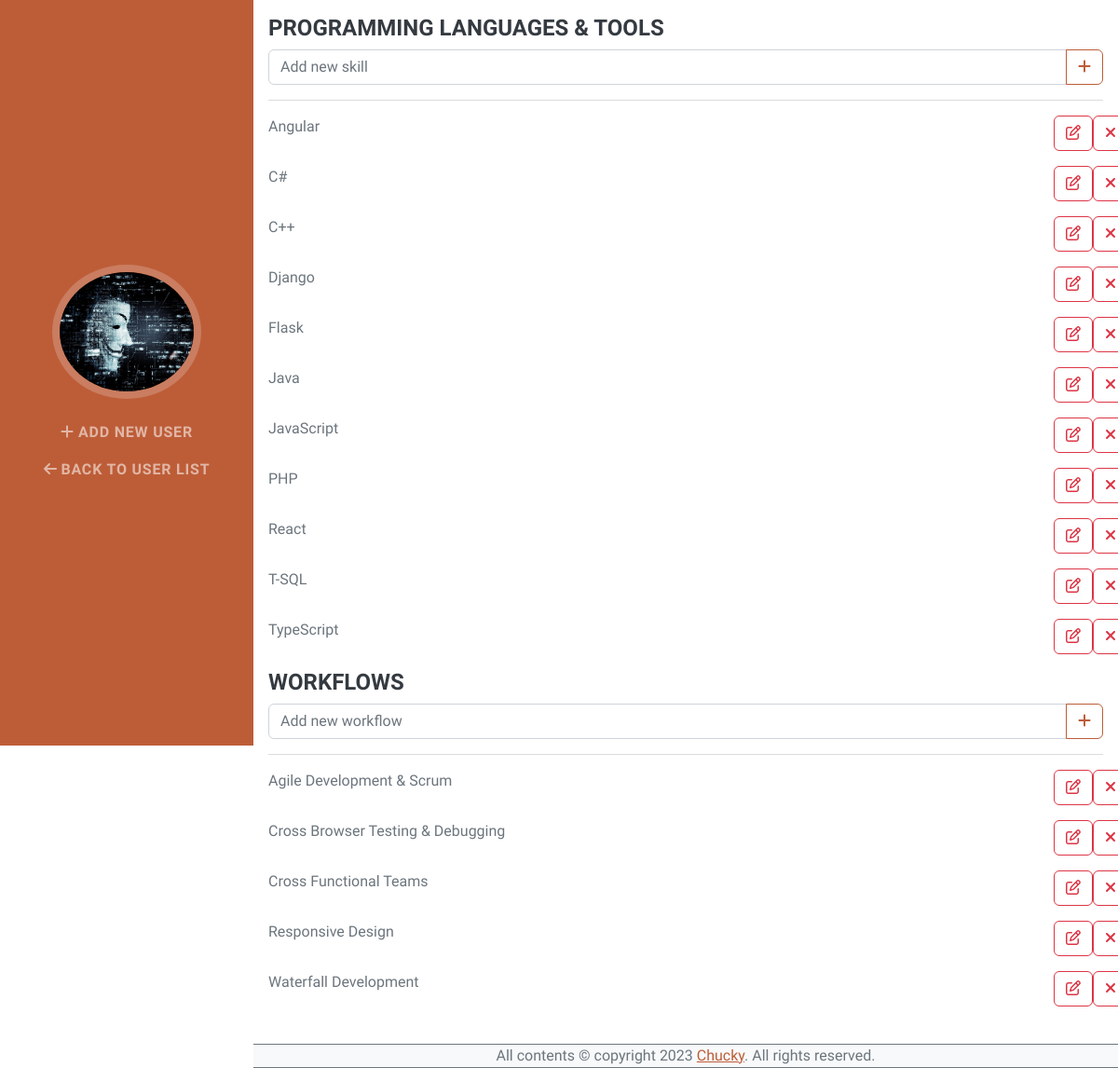
The page /skill/edit/4 on the database its author committed.
### app.py (models this page shows, shortened)
class Skill(db.Model):
    __tablename__ = 'Skill'
    id = db.Column(db.Integer, primary_key=True)
    name = db.Column(db.String(256), unique=True, nullable=False)
    is_skill = db.Column(db.Boolean, unique=False, default=True)
    created_at = db.Column(db.DateTime(timezone=True), server_default=func.now())

### app_views.py (the view)
@app_views.route('/skill/edit/<int:id>', methods=('GET', 'POST'))
def skill_edit(id):
    try:
        from app import Skill
        skill = Skill.query.get_or_404(id)
        if request.method == 'POST':
            skill.name = request.form['skillname']
            skill.save()
            return redirect(url_for('app_views.skill_create', type='skill'))
        context = {
            'type': 'skill-create',
            'skills': Skill.query.filter_by(is_skill=True).order_by(Skill.name),
            'workflows': Skill.query.filter_by(is_skill=False).order_by(Skill.name)
        }
        return render_template('skill-create.html', context=context)
    except Exception as e:
        abort(500)

### app_views.py (called while the page is built)
@app_views.context_processor
def inject_now():
    return {'current_year': datetime.utcnow().year}

### templates/skill-create.html (shortened to what this page needs)
{% extends 'components/layouts/base.html' %}
{% block content %}
    {% with type=context.type %}
        {% include "components/navigation.html" %}
    {% endwith %}
    <div class="container-fluid p-3 mb-2">
        <div id="add-skill">
            <h4 class="mb-2">PROGRAMMING LANGUAGES & TOOLS</h4>
            <form method="POST" action="{{ url_for('app_views.skill_create', type='skill') }}" enctype="multipart/form-data">
                <div class="input-group mb-3">
                    <input
                        id="add-skill"
                        name="skillname"
                        class="form-control"
                        type="text"
                        placeholder="Add new skill"
                        aria-label="Add new skill"
                        aria-describedby="btn-add-skill"
                    />
                    <button id="btn-add-skill" class="btn btn-outline-primary" type="submit" style="float: right;">
                        <i class="fa-solid fa-plus"></i>
                    </button>
                </div>
            </form>
            <hr>
            {% for skill in context.skills %}
                <div class="mb-3 row">
                    <div class="col-sm-11">{{skill.name}}</div>
                    <div class="col-sm-1 d-flex justify-content-around">
                        <button
                            type="button"
                            class="btn btn-outline-danger btn-edit-skill"
                            data-bs-toggle="modal"
                            data-bs-target="#modal-edit-skill"
                            data-id="{{skill.id}}"
                            data-name="{{skill.name}}"
                            data-type="skill"
                        >
                            <i class="fa-regular fa-pen-to-square"></i>
                        </button>
                        <form method="POST" action="{{ url_for('app_views.skill_remove', id=skill.id) }}">
                            <button
                                type="submit"
                                class="btn btn-outline-danger"
                                onclick="return confirm('Are you sure you want to delete {{skill.name}}?')"
                            >
                                <i class="fa-solid fa-xmark"></i>
                            </button>
                        </form>
                    </div>
                </div>
            {% endfor %}
        </div>
        <div id="add-workflow">
            <h4 class="mb-2">WORKFLOWS</h4>
            <form method="POST" action="{{ url_for('app_views.skill_create', type='workflow') }}" enctype="multipart/form-data">
                <div class="input-group mb-3">
                    <input
                        id="add-workflow"
                        name="workflowname"
                        class="form-control"
                        type="text"
                        placeholder="Add new workflow"
                        aria-label="Add new workflow"
                        aria-describedby="btn-add-workflow"
                    />
                    <button id="btn-add-workflow" class="btn btn-outline-primary" type="submit" style="float: right;">
                        <i class="fa-solid fa-plus"></i>
                    </button>
                </div>
            </form>
            <hr>
            {% for workflow in context.workflows %}
                <div class="mb-3 row">
                    <div class="col-sm-11">{{workflow.name}}</div>
                    <div class="col-sm-1 d-flex justify-content-around">
                        <button
                            type="button"
                            class="btn btn-outline-danger btn-edit-skill"
                            data-bs-toggle="modal"
                            data-bs-target="#modal-edit-skill"
                            data-id="{{workflow.id}}"
                            data-name="{{workflow.name}}"
                            data-type="workflow"
                        >
                            <i class="fa-regular fa-pen-to-square"></i>
                        </button>
                        <form method="POST" action="{{ url_for('app_views.skill_remove', id=workflow.id) }}">
                            <button
                                type="submit"
                                class="btn btn-outline-danger"
                                onclick="return confirm('Are you sure you want to delete {{workflow.name}}?')"
                            >
                                <i class="fa-solid fa-xmark"></i>
                            </button>
                        </form>
                    </div>
                </div>
            {% endfor %}
        </div>
    </div>
{% endblock %}

### rows shown on the page
Skill: name "Angular"
Skill: name "C#"
Skill: name "C++"
Skill: name "Django"
Skill: name "Flask"
Skill: name "Java"
Skill: name "JavaScript"
Skill: name "PHP"
Skill: name "React"
Skill: name "T-SQL"
Skill: name "TypeScript"
Skill: name "Agile Development & Scrum"
Skill: name "Cross Browser Testing & Debugging"
Skill: name "Cross Functional Teams"
Skill: name "Responsive Design"
Skill: name "Waterfall Development"
